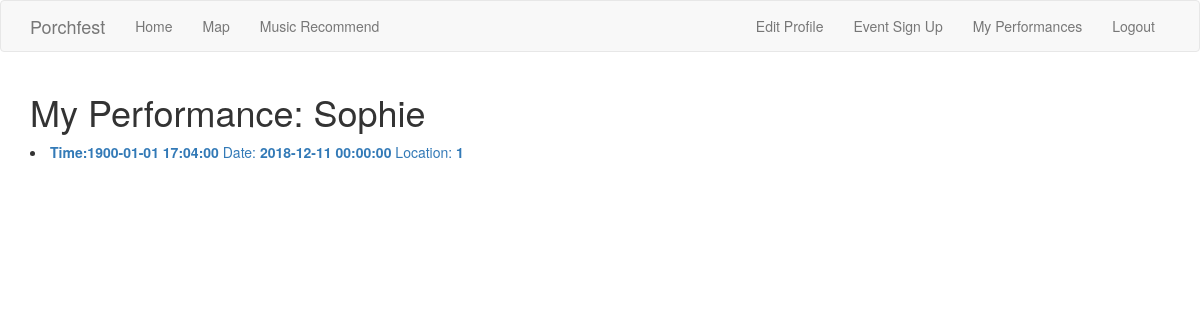
Page /my_performances/ (signed in) on the earlier database version.
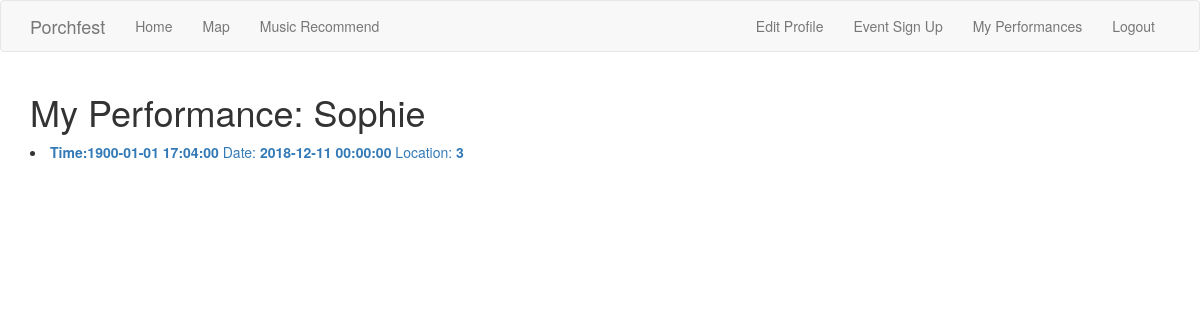
Same page on the later database version.
### app/models.py (models this page shows, shortened)
class Artist(UserMixin, db.Model):
    id = db.Column(db.Integer, primary_key=True)
    artistName = db.Column(db.String(64), index=True, unique=True)
    bio = db.Column(db.String(600))
    genre = db.Column(db.String)
    artistPerformances= db.relationship('ArtistToPerformance')
    email = db.Column(db.String(120), index=True, unique=True)
    password_hash = db.Column(db.String(128))

class ArtistToPerformance(db.Model):
    artistID = db.Column(db.Integer, db.ForeignKey('artist.id'),  primary_key=True)
    performanceID = db.Column(db.Integer, db.ForeignKey('performance.id'), primary_key=True)
    artist = db.relationship('Artist')
    performance = db.relationship('Performance')

class Performance(db.Model):
    id = db.Column(db.Integer, primary_key=True)
    time = db.Column(db.DateTime, index=True)
    date = db.Column(db.DateTime, index=True)
    locationId = db.Column(db.Integer, db.ForeignKey('location.id'))
    artistPerformances = db.relationship('ArtistToPerformance')

### app/routes.py (the view)
@app.route('/my_performances/', methods=['GET', 'POST'])
@login_required
def my_performances():
    events = current_user.artistPerformances
    return render_template('my_performances.html', artist=current_user, event_list=events)

### app/models.py (called while the page is built)
@login.user_loader
def load_user(id):
    return Artist.query.get(int(id))

### app/templates/my_performances.html
{% extends "base.html" %}
{% import 'bootstrap/wtf.html' as wtf %}
{% block app_content %}
<h1>My Performance: {{ artist.artistName }}</h1>
    {% for x in event_list %}
        <li><a href="{{ url_for('performance_edit', performance=x.performance.id) }}"><b>Time:{{x.performance.time }}</b> Date:  <b>{{ x.performance.date }}</b> Location: <b>{{ x.performance.locationId }}</b></a></li>
       {% endfor %}
{% endblock %}

### app/templates/base.html (shortened to what this page needs)
{% extends 'bootstrap/base.html' %}
{% block navbar %}
    <nav class="navbar navbar-default">
        <div class="container">
            <div class="navbar-header">
                <a class="navbar-brand" href="/index">Porchfest</a>
            </div>
            <div class="collapse navbar-collapse" id="bs-example-navbar-collapse-1">
                <ul class="nav navbar-nav">
                    <li><a href="/index">Home</a></li>
                    <li> <a href="/map">Map</a></li>
                    <li> <a href="/music_recommend">Music Recommend</a></li>
                </ul>
                <ul class="nav navbar-nav navbar-right">
                    {% if current_user.is_anonymous %}
                        <li> <a href="/login">Login</a></li>
                    {% else %}
                        <li><a href="/edit_profile">Edit Profile</a></li>
                         <li> <a href="/event_sign_up">Event Sign Up</a></li>
                        <li> <a href="/my_performances">My Performances</a></li>
                        <li><a href="/logout">Logout</a></li>
                    {% endif %}
                </ul>
            </div>
        </div>
    </nav>
{% endblock %}
{% block content %}
    <div class="container">
        {% block app_content %}{% endblock %}
    </div>
{% endblock %}

Differences in the rows shown:
changed through a linked row, ArtistToPerformance: performance.locationId "1" → "3"
